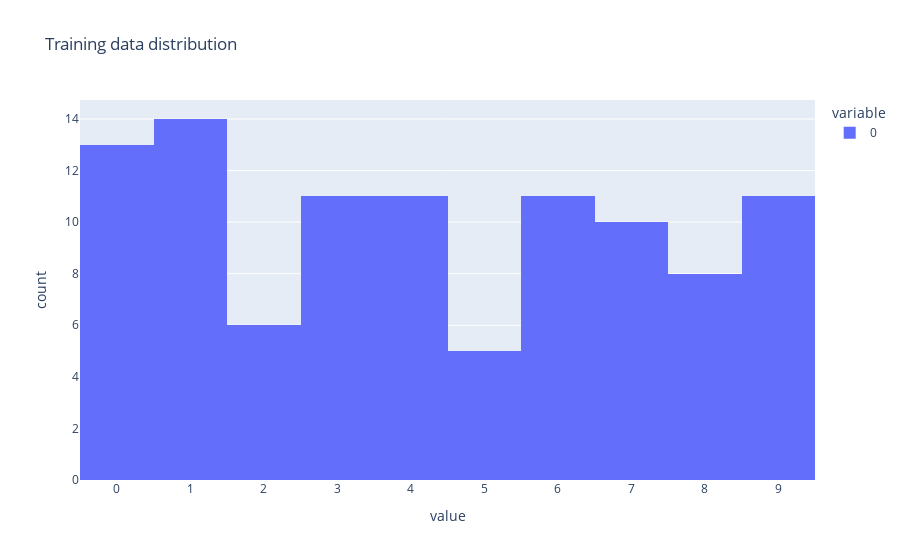

Source (notebook cell):
### Code cell
import plotly.express as px

fig = px.histogram(train_data[1], nbins=10, title='Training data distribution')
fig.update_xaxes(tickvals=np.arange(0, 10))
fig.show()

### Figure 1 — Plotly figure (JSON) as saved in the notebook; plotly's stock layout.template omitted (floating-point values rounded to 4 significant figures)
{"data": [{"alignmentgroup": "True", "bingroup": "x", "hovertemplate": "variable=0<br>value=%{x}<br>count=%{y}<extra></extra>", "legendgroup": "0", "marker": {"color": "#636efa", "pattern": {"shape": ""}}, "name": "0", "nbinsx": 10, "offsetgroup": "0", "orientation": "v", "showlegend": true, "type": "histogram", "x": [5, 0, 4, 1, 9, 2, 1, 3, 1, 4, 3, 5, 3, 6, 1, 7, 2, 8, 6, 9, 4, 0, 9, 1, 1, 2, 4, 3, 2, 7, 3, 8, 6, 9, 0, 5, 6, 0, 7, 6, 1, 8, 7, 9, 3, 9, 8, 5, 9, 3, 3, 0, 7, 4, 9, 8, 0, 9, 4, 1, 4, 4, 6, 0, 4, 5, 6, 1, 0, 0, 1, 7, 1, 6, 3, 0, 2, 1, 1, 7, 9, 0, 2, 6, 7, 8, 3, 9, 0, 4, 6, 7, 4, 6, 8, 0, 7, 8, 3, 1], "xaxis": "x", "yaxis": "y"}], "layout": {"barmode": "relative", "legend": {"title": {"text": "variable"}, "tracegroupgap": 0}, "title": {"text": "Training data distribution"}, "xaxis": {"anchor": "y", "domain": [0, 1], "tickvals": [0, 1, 2, 3, 4, 5, 6, 7, 8, 9], "title": {"text": "value"}}, "yaxis": {"anchor": "x", "domain": [0, 1], "title": {"text": "count"}}}}
